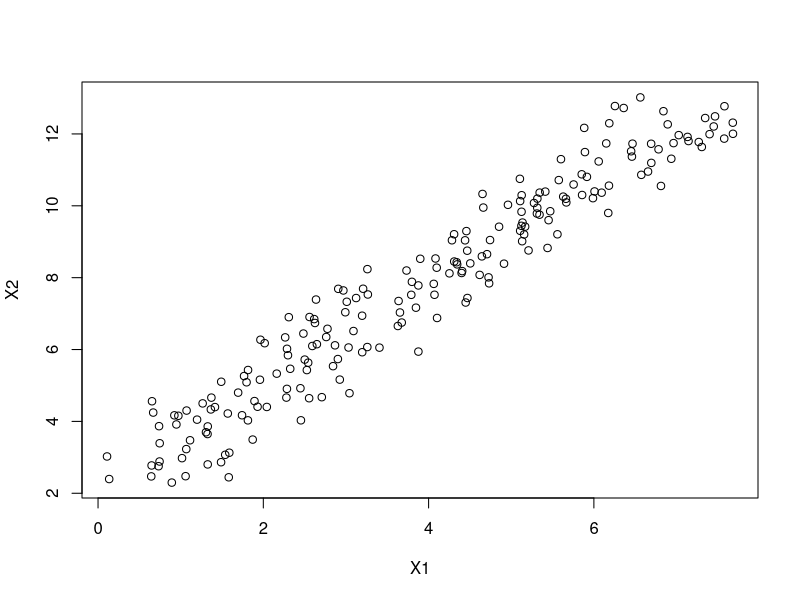
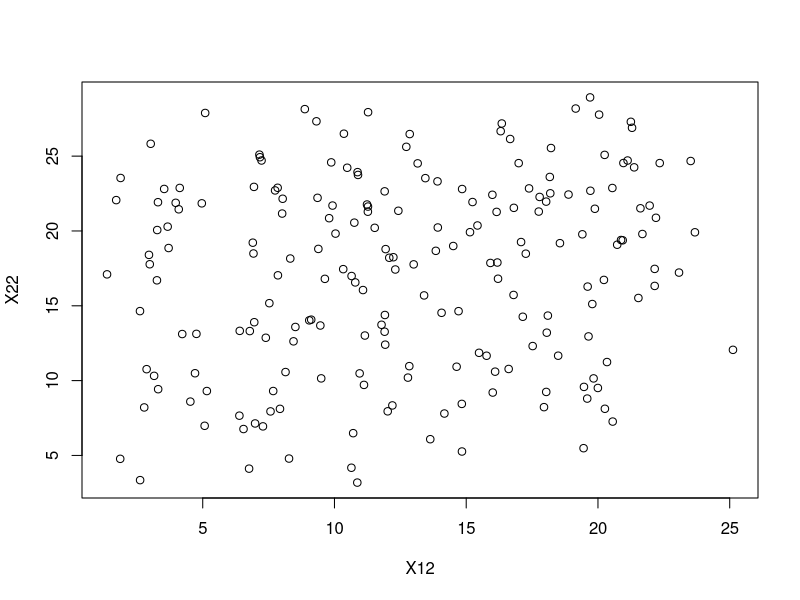

R code for these plots, in order: (Note: this script raises an error after producing the figures.)
data("airquality")
library(dplyr)
airquality = airquality %>%
  subset(is.na(Solar.R)==FALSE & is.na(Ozone)==FALSE)

###Exercise 1
##First Fake data set
Y = seq(from = 0, to = 20, by = 0.1)
X1 = (Y-2)/3 + runif(length(Y), min=0.5, max=2)
X2 = (Y+3)/2 + runif(length(Y), min=0.5, max=2)
df = as.data.frame(cbind(Y, X1, X2))
summary(lm(Y~X1, data=df))
summary(lm(Y~X2, data = df))
summary(lm(Y~X1+X2, data=df))
plot(X1, X2)
cor(X1, X2)

###Second fake data set, attempting to make X12 and X22 non-colinear
Y1 = seq(from = 0, to = 20, by = 0.1)
X12 = (Y-2)/3 + runif(length(Y), min=0.5, max=20)
X22 = (Y+3)/2 + runif(length(Y), min=0.5, max=20)
df1 = as.data.frame(cbind(Y1, X12, X22))
summary(lm(Y1~X12+X22, data=df1))
plot(X22~X12)
cor(X12, X22)
##By increasing noise, we affected the accuracy of the coefficient estimate.
##The two variables are not highly correlated, but the random noise overwhelmed the true relationship between X and Y from the main equation.


##Exercise 2
RSS1 = sum(residuals(mod1)^2)
RSS2 = sum(residuals(mod2)^2)
F = ((RSS1-RSS2)/(3-2))/(RSS2/(length(airquality$Temp)-3))
F
p = 1 - pf(F, 1,(length(airquality$Temp)-3))
p

##Model comparison
mod1 = lm(Temp~Wind, data=airquality)
summary(mod1)
mod2 = lm(Temp~Wind+Solar.R, data=airquality)
summary(mod2)
anova(mod1, mod2)
##Model 1 has has a higher degree of freedom of residuals and residual sum of squares.
##F-test tells us that when we added one degree of freedom, the residual sum of squares droped significantly.
##Model 2 explains more variation in Y.
mod3 = lm(Temp~Wind+Solar.R+Ozone, data=airquality)
summary(mod3)
anova(mod1, mod2, mod3)
##Model 3 does explain more variance because the residual sum of squares decreased and the F-statistic incresed.
##The p-value shows that model 3 is significantly different from model 2.
##The coefficients for wind and solar are no longer significant using model 3, but the signs and effect sizes are not drastically different.

##Exercise 3
AIC(mod1)
AIC(mod2)
AIC(mod3)
##The AIC for model 2 is only 6 units smaller than model 1, so model 1 and model are not that different in terms of AIC score.
##Model 3 has the lowest AIC value. The AIC for model 3 is about 35 units lower than the AIC for model 2 and 41 units lower than the AIC for model 1, so it does explain more variance.
